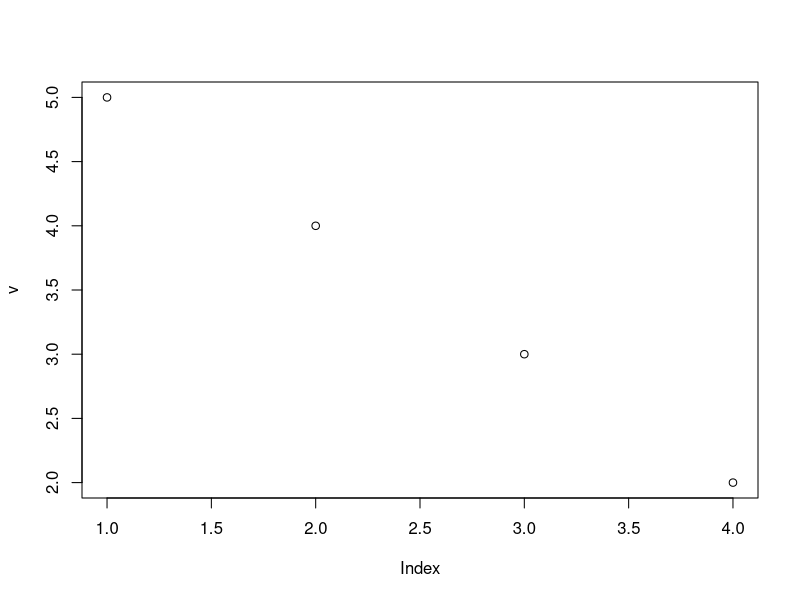
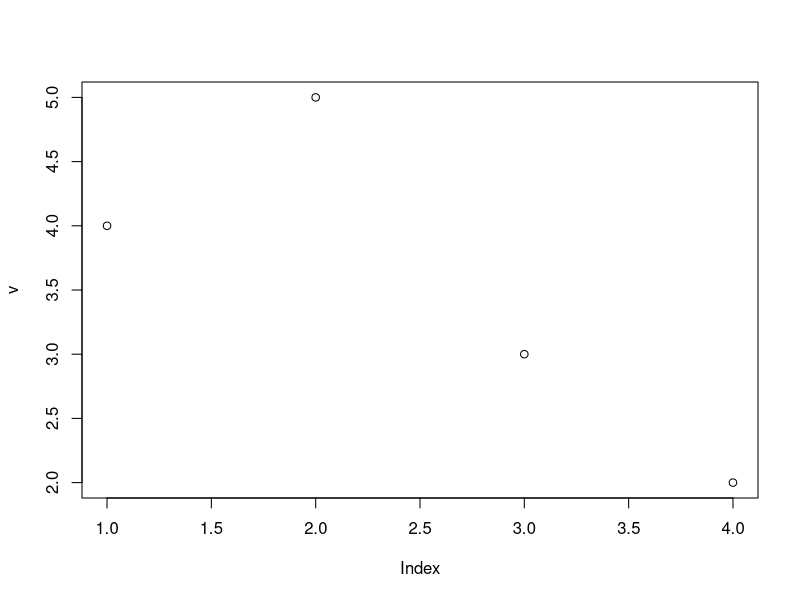
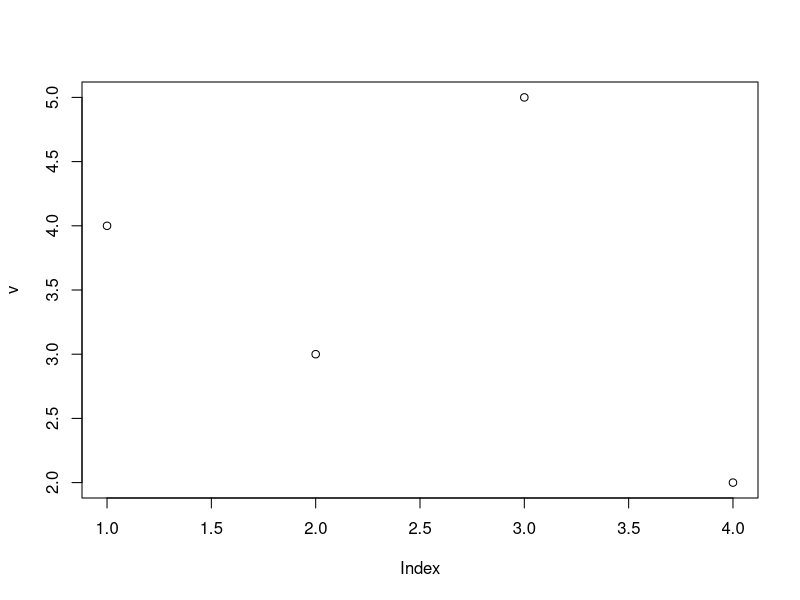
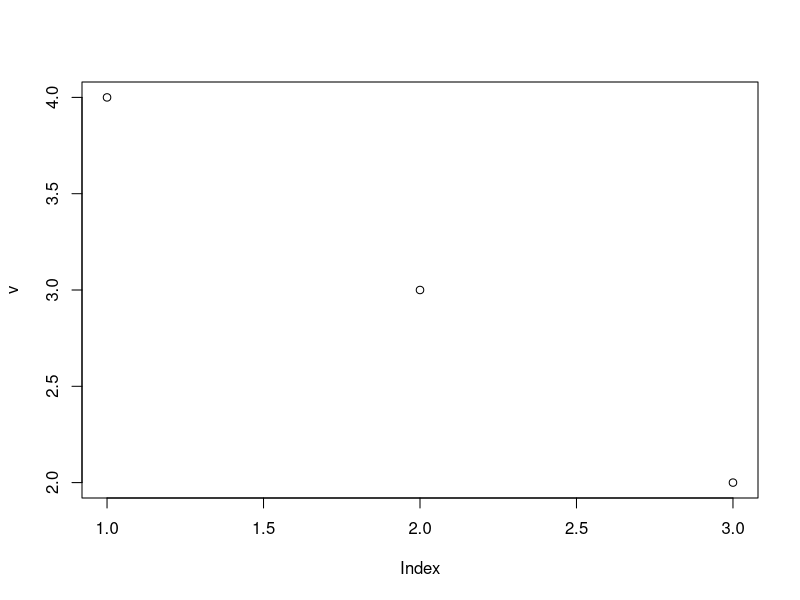
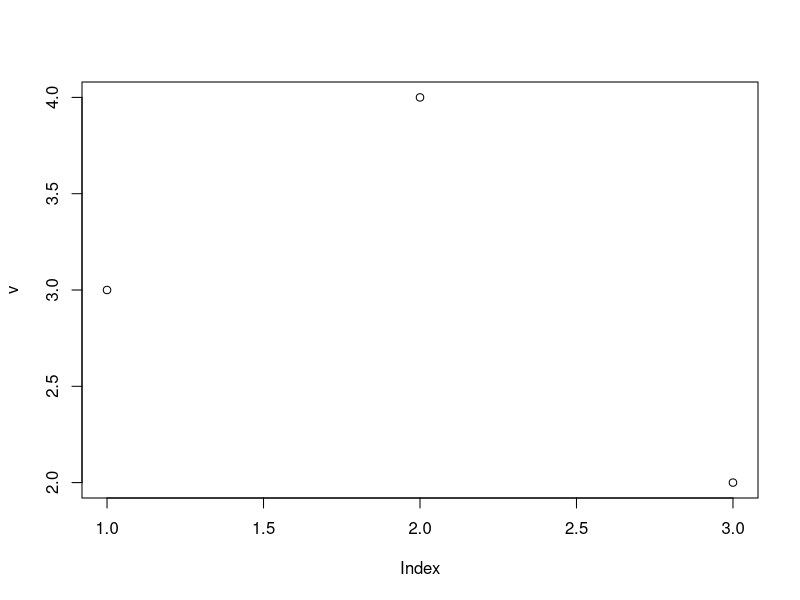
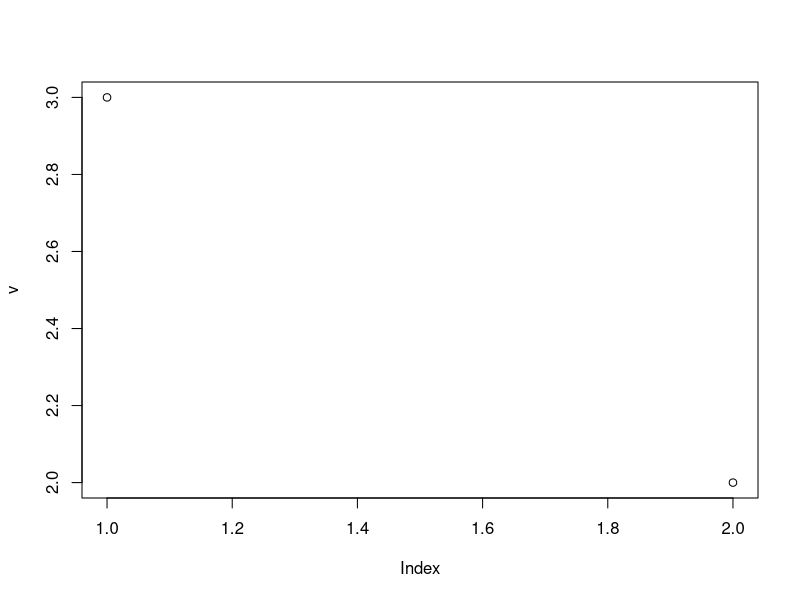
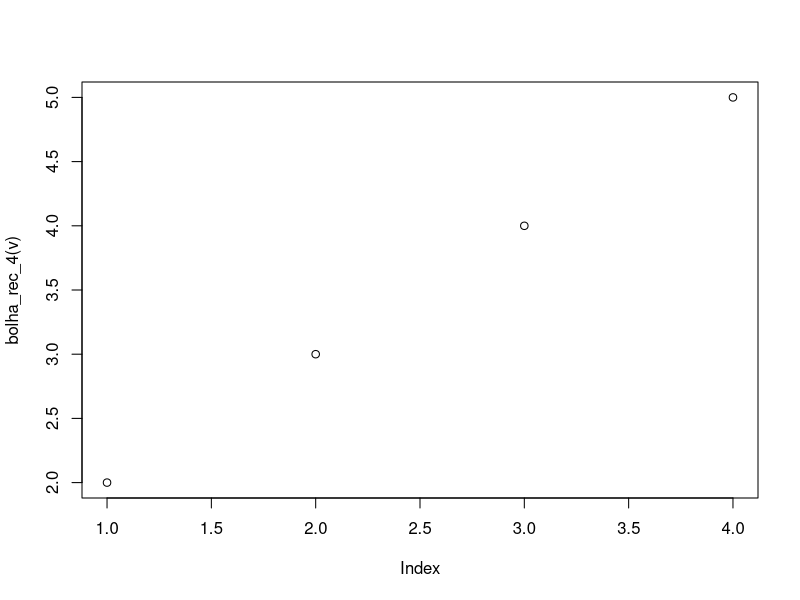

These charts were generated, in order, by the following R code:
## ---- chunk 1

## ---- chunk 2
bolha = function(v){
  n = length(v)
  for(j in 1:(n-1)){
    for(i in 1:(n-j)){
      if(v[i] > v[i+1]){
        temp = v[i]
        v[i] = v[i+1]
        v[i+1] = temp
      }
    }
  }
  return(v)
}

vet = c(5,4,3,2,1)
bolha(vet)
## ---- chunk 3
bolha_rec = function(v){
  n = length(v)
  if(n == 1) return(v)
  for(i in 1:(n-1)){
    if(v[i]>v[i+1]){
      temp = v[i]
      v[i] = v[i+1]
      v[i+1] = temp
    }
  }
  w = v[1:(n-1)]
  wo = bolha_rec(w)
  return(c(wo,v[n]))
}

bolha_rec(vet)
## ---- chunk 4
bolha2 = function(v){
  qtd = 0
  n = length(v)
  for(j in 1:(n-1)){
    for(i in 1:(n-j)){
      qtd = qtd + 1
      if(v[i] > v[i+1]){
        temp = v[i]
        v[i] = v[i+1]
        v[i+1] = temp
      }
    }
  }
  return(list(v,qtd))
}

vet = c(5,4,3,2,1)
bolha2(vet)
## ---- chunk 5
bolha_rec2 = function(v){
  
  qtd = 0
  n = length(v)
  if(n == 1) return(list(v,qtd))
  for(i in 1:(n-1)){
    qtd = qtd + 1
    if(v[i]>v[i+1]){
      temp = v[i]
      v[i] = v[i+1]
      v[i+1] = temp
    }
  }
  w = v[1:(n-1)]
  wo = bolha_rec2(w)
  return(list(c(wo[[1]],v[n]),qtd + wo[[2]]))
}

bolha_rec2(vet)
## ---- chunk 6
bolha3 = function(v){
  qtd = 0
  n = length(v)
  for(j in 1:(n-1)){
    for(i in 1:(n-j)){
      if(v[i] > v[i+1]){
        qtd = qtd + 1
        temp = v[i]
        v[i] = v[i+1]
        v[i+1] = temp
      }
    }
  }
  return(list(v,qtd))
}

vet = c(5,4,3,2,1)
bolha3(vet)
## ---- chunk 7
bolha_rec3 = function(v){
  qtd = 0
  n = length(v)
  if(n == 1) return(list(v,qtd))
  for(i in 1:(n-1)){
    if(v[i]>v[i+1]){
      qtd = qtd + 1
      temp = v[i]
      v[i] = v[i+1]
      v[i+1] = temp
    }
  }
  w = v[1:(n-1)]
  wo = bolha_rec3(w)
  return(list(c(wo[[1]],v[n]),qtd + wo[[2]]))
}

bolha_rec3(vet)
## ---- chunk 8
bolha_rec_4 = function(v){
  n = length(v)
  if(n == 1) return(v)
  for(i in 1:(n-1)){
    if(v[i]>v[i+1]){
      plot(v)
      temp = v[i]
      v[i] = v[i+1]
      v[i+1] = temp
    }
  }
  w = v[1:(n-1)]
  wo = bolha_rec_4(w)
  return(c(wo,v[n]))
}

v = c(5,4,3,2)
plot(bolha_rec_4(v))

# Os gráficos mostram como o algorítmo está ordenando os valores do vetor v.
## ---- chunk 9
# 1. Defina n = tamanho do vetor v;
# 2. Se n=1, retorne v;
# 3. Inicie i = 1;
# 4. Se v[i] < v[i+1], troque a posição i com posição i+1 no vetor v; (ATENÇÃO!)
# 5. Incremente: i = i + 1;
# 6. Se i <= n-1, volte para a linha 4;
# 7. Defina w = v[1:(n-1)];
# 8. Defina wo = OrdenaBolhaRec(w);
# 9. Retorne vo = (wo,v[n]).


bolha_desc_rec = function(v){
  n = length(v)
  if(n == 1) return(v)
  for(i in 1:(n-1)){
    if(v[i]<v[i+1]){
      temp = v[i+1]
      v[i+1] = v[i]
      v[i] = temp
    }
  }
  w = v[1:(n-1)]
  wo = bolha_desc_rec(w)
  return(c(wo,v[n]))
}
vet = c(1,5,4,3,2)

bolha_desc_rec(vet)

## ---- chunk 10
quick_rec = function(v){
  n = length(v)
  
  if(n==1) return(v)
  
  pivo = v[1]
  
  i = 1
  j = n
  
  while(TRUE){
    while(v[i] <= pivo && i < n){
      i = i + 1
    }
    if(i == n &&  v[i] <= pivo){ 
      v[1] = v[n]
      v[n] = pivo
      
      w=v[1:(n-1)]
      wo = quick_rec(w)
      return(c(wo,pivo))
    }
    while(v[j] > pivo){
      j = j - 1
    }
    
    if(j == 1){
      
      w=v[2:n]
      wo = quick_rec(w)
      return(c(pivo,wo))
    }
    
    if(j < i){
      v[1] = v[j]
      v[j] = pivo
      
      we=v[1:(j-1)]
      wd=v[(j+1):n]
      weo = quick_rec(we)
      wdo = quick_rec(wd)
      
      return(c(weo,pivo,wdo))
    }
    
    aux = v[i]
    v[i] = v[j]
    v[j] = aux
    
  }
}

vet = c(1,5,4,3,2)
quick_rec(vet)
## ---- chunk 11
quick_rec2 = function(v){
  n = length(v)
  
  if(n==1) return(list(v,0))
  qtd = 0
  pivo = v[1]
  
  i = 1
  j = n
  
  while(TRUE){
    while(v[i] <= pivo && i < n){
      i = i + 1
      qtd = qtd + 1
    }
    qtd = qtd + 1
    if(i == n &&  v[i] <= pivo){ 
      v[1] = v[n]
      v[n] = pivo
      w=v[1:(n-1)]
      wo = quick_rec2(w)
      return(list(c(wo[[1]],pivo),qtd + wo[[2]]))
    }
    while(v[j] > pivo){
      qtd = qtd + 1
      j = j - 1
    }
    
    if(j == 1){
      
      w=v[2:n]
      wo = quick_rec2(w)
      return(list(c(pivo,wo[[1]]),qtd + wo[[2]]))
    }
    
    qtd = qtd + 1 
    if(j < i){
      v[1] = v[j]
      v[j] = pivo
      
      we=v[1:(j-1)]
      wd=v[(j+1):n]
      weo = quick_rec2(we)
      wdo = quick_rec2(wd)
      
      return(list(c(weo[[1]],pivo,wdo[[1]]),qtd + weo[[2]]+ wdo[[2]]))
    }
    
    aux = v[i]
    v[i] = v[j]
    v[j] = aux
    
  }
}

vet = c(1,5,4,3,2)
quick_rec2(vet)
## ---- chunk 12
quick_rec3 = function(v){
  n = length(v)
  
  if(n==1) return(list(v,0))
  qtd = 0
  pivo = v[1]
  
  i = 1
  j = n
  
  while(TRUE){
    while(v[i] <= pivo && i < n){
      i = i + 1
    }
    if(i == n &&  v[i] <= pivo){ 
      qtd = qtd + 1
      v[1] = v[n]  #Troca
      v[n] = pivo
      
      w=v[1:(n-1)]
      wo = quick_rec3(w)
      return(list(c(wo[[1]],pivo),qtd + wo[[2]]))
    }
    while(v[j] > pivo){
      
      j = j - 1
    }
    
    if(j == 1){
      
      w=v[2:n]
      wo = quick_rec3(w)
      return(list(c(pivo,wo[[1]]),qtd + wo[[2]]))
    }
    
    if(j < i){
      qtd = qtd + 1 
      v[1] = v[j] # Troca
      v[j] = pivo
      
      we=v[1:(j-1)]
      wd=v[(j+1):n]
      weo = quick_rec3(we)
      wdo = quick_rec3(wd)
      
      return(list(c(weo[[1]],pivo,wdo[[1]]),qtd + weo[[2]]+wdo[[2]]))
    }
    
    qtd = qtd + 1
    aux = v[i] # Troca
    v[i] = v[j]
    v[j] = aux
    
  }
}

vet = c(1,2,4,9,11,32,3)
quick_rec3(vet)
## ---- chunk 13
# 1. Defina n = tamanho do vetor v;
# 2. Se n=1, retorne v;
# 3. Defina pivo = v[1], i = 2 e j=n;
# 4. Se v[i] >= pivo e i < n, faça i = i + 1 e repete a linha 4;
# 5. Se i = n e v[i] >= pivo: troca o pivo com v[n]; defina w=v[1:(n-1)]; wo = OrdenaRapidoRec(w) e retorna c(wo,pivo).
# 6. Se v[j] < pivo, faça j = j - 1 e repete a linha 6. 
# 7. Se j = 1: defina w=v[2:n]; wo = OrdenaRapidoRec(w) e retorna c(pivo,wo).
# 8. Se j < i: troca o v[j] com o pivo; defina we=v[1:(j-1)]; wd=v[j+1,n]; weo = OrdenaRapidoRec(we); wdo = OrdenaRapidoRec(wd); retorne c(weo,pivo,wdo).
# 9. Se i < j, troca o v[i] com o v[j] e volte para a linha 4;


quick_rec_desc = function(v){
  n = length(v)
  
  if(n==1) return(v)
  
  pivo = v[1]
  
  i = 1
  j = n
  
  while(TRUE){
    while(v[i] >= pivo && i < n){ #Troquei
      i = i + 1
    }
    if(i == n &&  v[i] >= pivo){  #Troquei
      v[1] = v[n]
      v[n] = pivo
      
      w=v[1:(n-1)]
      wo = quick_rec_desc(w)
      return(c(wo,pivo))
    }
    while(v[j] < pivo){#Troquei
      j = j - 1
    }
    
    if(j == 1){
      
      w=v[2:n]
      wo = quick_rec_desc(w)
      return(c(pivo,wo))
    }
    
    if(j < i){
      v[1] = v[j]
      v[j] = pivo
      
      we=v[1:(j-1)]
      wd=v[(j+1):n]
      weo = quick_rec_desc(we)
      wdo = quick_rec_desc(wd)
      
      return(c(weo,pivo,wdo))
    }
    
    aux = v[i]
    v[i] = v[j]
    v[j] = aux
    
  }
}


vet2 = c(10,9,7,4,3,2,4,65,7,8,4,2,4,1)
quick_rec_desc(vet2)

## ---- chunk 14
v<-c(1,3,5,5,4,0,-1,2,6,-2)
bolha_rec2(v) # Comparações para o método bolha
bolha_rec3(v) # Trocas para o método bolha
quick_rec2(v) # Comparações para o método rápido
quick_rec3(v) # Trocas para o método rápido
## ---- chunk 15
v<-c(10,9,8,7,6,5,4,3,2,1)
bolha_rec2(v) # Comparações para o método bolha
bolha_rec3(v) # Trocas para o método bolha
quick_rec2(v) # Comparações para o método rápido
quick_rec3(v) # Trocas para o método rápido
## ---- chunk 16
v<-c("fabio","ana","pedro","bruno","bruna","maria","clara","julia","vicente","daniel")
bolha_rec2(v) # Comparações para o método bolha
bolha_rec3(v) # Trocas para o método bolha
quick_rec2(v) # Comparações para o método rápido
quick_rec3(v) # Trocas para o método rápido
